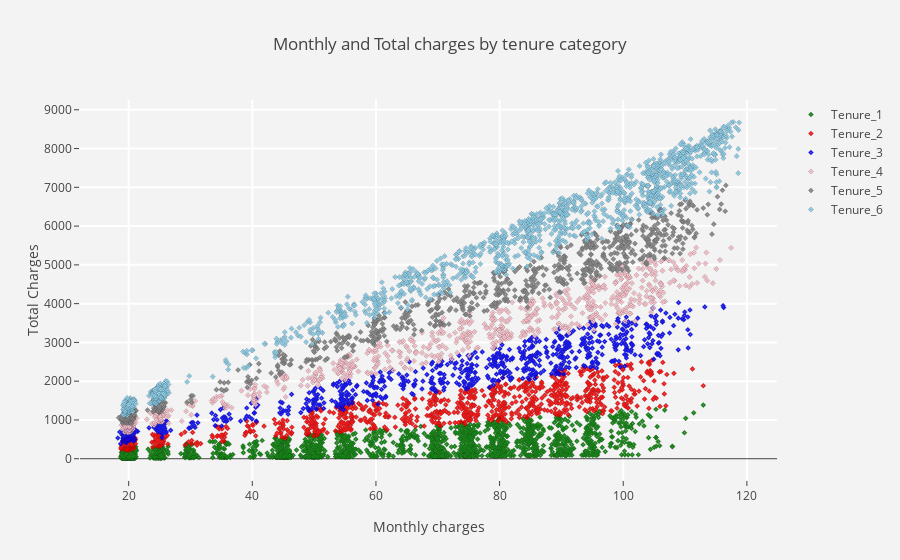
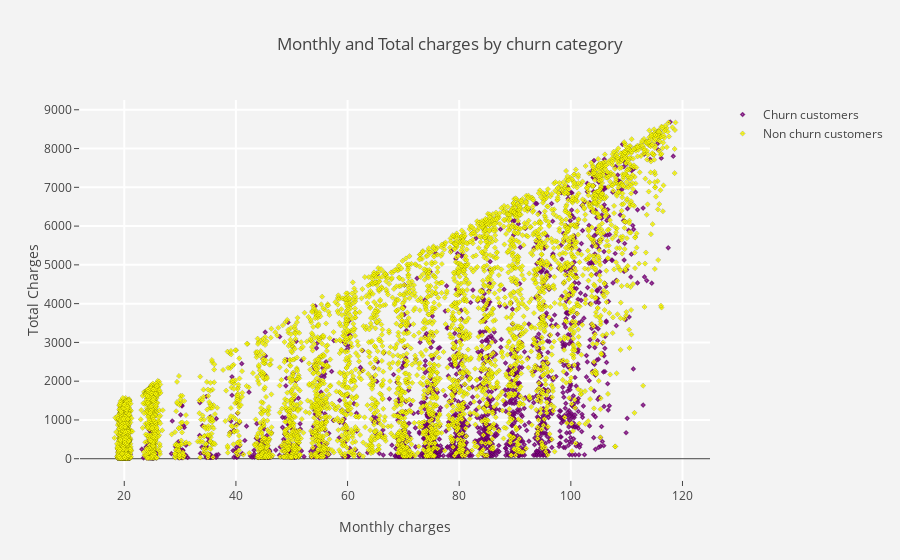

Source (notebook cell) for these figures, in order:
### Markdown cell above
### 3.4 Monthly charges and Total charges by Tenure and Churn category

### Code cell
#function for scatter plot of monthly and total charges by tenure category

def plot_tenure_cat(tenure_category, color):
        trace = go.Scatter(x = telecom[telecom['tenure_category']==tenure_category]['MonthlyCharges'],
                           y = telecom[telecom['tenure_category']==tenure_category]['TotalCharges'],
                           name = tenure_category,
                           mode = 'markers',
                           marker = dict( size = 4,
                                          color = color,
                                          line = dict(
                                          width = 0.2,
                                          color = 'black'
                                          ),
                                          symbol = 'diamond-dot'
                                           ),
                           opacity =0.9)
        return trace

#function for scatter plot of Monthly and Total charges by churn category
def plot_churn_cat(churn_data, color, name):
    trace = go.Scatter(x = churn_data['MonthlyCharges'],
                       y = churn_data['TotalCharges'],
                       name = name,
                       mode = 'markers',
                       marker = dict(size = 4,
                                      color = color,
                                      line = dict(
                                      width = 0.2,
                                      color = 'black'
                                       ),
                                      symbol = 'diamond-dot',
                                      opacity=0.9
                                     )
                      )
    return trace
    
trace1 = plot_tenure_cat("Tenure_1", 'green')
trace2 = plot_tenure_cat("Tenure_2", 'red')
trace3 = plot_tenure_cat("Tenure_3", 'blue')
trace4 = plot_tenure_cat("Tenure_4", 'pink')
trace5 = plot_tenure_cat("Tenure_5", 'grey')
trace6 = plot_tenure_cat("Tenure_6", 'skyblue')

trace7 = plot_churn_cat(churn,'purple',"Churn customers")
trace8 = plot_churn_cat(not_churn,'yellow',"Non churn customers")


data1 = [trace1,trace2,trace3,trace4,trace5,trace6]
data2 = [trace7, trace8]

def plot_layout(title):
    layout = go.Layout(dict(title=title,
                           plot_bgcolor="rgb(243,243,243)",
                           paper_bgcolor="rgb(243,243,243)",
                           xaxis = dict(gridcolor = 'rgb(255, 255, 255)',
                                         title = "Monthly charges",
                                         zerolinewidth=1,ticklen=5,gridwidth=2),
                           yaxis = dict(gridcolor = 'rgb(255, 255, 255)',
                                         title = "Total Charges",
                                         zerolinewidth=1,ticklen=5,gridwidth=2),
                           ))
    return layout

layout1 = plot_layout("Monthly and Total charges by tenure category")
layout2 = plot_layout("Monthly and Total charges by churn category")

fig1 = go.Figure(data = data1, layout = layout1)
fig2 = go.Figure(data = data2, layout = layout2)

py.iplot(fig1)
py.iplot(fig2)

### Figure 1 — Plotly figure (JSON) as saved in the notebook; plotly's stock layout.template omitted (floating-point values rounded to 4 significant figures; data arrays with more than 128 entries replaced by an {"elided": "..."} marker saying what was removed)
{"data": [{"marker": {"color": "green", "line": {"color": "black", "width": 0.2}, "size": 4, "symbol": "diamond-dot"}, "mode": "markers", "name": "Tenure_1", "opacity": 0.9, "type": "scatter", "uid": "70a172a8-250b-4dcc-9bfc-556d7f4d26ad", "x": {"elided": "2175 float values"}, "y": {"elided": "2175 float values"}}, {"marker": {"color": "red", "line": {"color": "black", "width": 0.2}, "size": 4, "symbol": "diamond-dot"}, "mode": "markers", "name": "Tenure_2", "opacity": 0.9, "type": "scatter", "uid": "4bf4402a-178e-4e27-9a4a-fce67075bd52", "x": {"elided": "1024 float values"}, "y": {"elided": "1024 float values"}}, {"marker": {"color": "blue", "line": {"color": "black", "width": 0.2}, "size": 4, "symbol": "diamond-dot"}, "mode": "markers", "name": "Tenure_3", "opacity": 0.9, "type": "scatter", "uid": "a1815e51-ba5f-4eb0-b01a-a31085766889", "x": {"elided": "832 float values"}, "y": {"elided": "832 float values"}}, {"marker": {"color": "pink", "line": {"color": "black", "width": 0.2}, "size": 4, "symbol": "diamond-dot"}, "mode": "markers", "name": "Tenure_4", "opacity": 0.9, "type": "scatter", "uid": "4288e072-5923-47ed-9edc-83e0dd5bbf53", "x": {"elided": "762 float values"}, "y": {"elided": "762 float values"}}, {"marker": {"color": "grey", "line": {"color": "black", "width": 0.2}, "size": 4, "symbol": "diamond-dot"}, "mode": "markers", "name": "Tenure_5", "opacity": 0.9, "type": "scatter", "uid": "a2b7a7c6-8942-4932-b781-b6ade434568c", "x": {"elided": "832 float values"}, "y": {"elided": "832 float values"}}, {"marker": {"color": "skyblue", "line": {"color": "black", "width": 0.2}, "size": 4, "symbol": "diamond-dot"}, "mode": "markers", "name": "Tenure_6", "opacity": 0.9, "type": "scatter", "uid": "4b780511-c113-4214-93ed-b311c58e038a", "x": {"elided": "1407 float values"}, "y": {"elided": "1407 float values"}}], "layout": {"paper_bgcolor": "rgb(243,243,243)", "plot_bgcolor": "rgb(243,243,243)", "title": {"text": "Monthly and Total charges by tenure category"}, "xaxis": {"gridcolor": "rgb(255, 255, 255)", "gridwidth": 2, "ticklen": 5, "title": {"text": "Monthly charges"}, "zerolinewidth": 1}, "yaxis": {"gridcolor": "rgb(255, 255, 255)", "gridwidth": 2, "ticklen": 5, "title": {"text": "Total Charges"}, "zerolinewidth": 1}}}

### Figure 2 — Plotly figure (JSON) as saved in the notebook; plotly's stock layout.template omitted (floating-point values rounded to 4 significant figures; data arrays with more than 128 entries replaced by an {"elided": "..."} marker saying what was removed)
{"data": [{"marker": {"color": "purple", "line": {"color": "black", "width": 0.2}, "opacity": 0.9, "size": 4, "symbol": "diamond-dot"}, "mode": "markers", "name": "Churn customers", "type": "scatter", "uid": "6ec63c87-551d-42d4-9cf1-ed374e2025c2", "x": {"elided": "1869 float values"}, "y": {"elided": "1869 float values"}}, {"marker": {"color": "yellow", "line": {"color": "black", "width": 0.2}, "opacity": 0.9, "size": 4, "symbol": "diamond-dot"}, "mode": "markers", "name": "Non churn customers", "type": "scatter", "uid": "34eaa108-23a6-49fb-9f72-09b967d69f47", "x": {"elided": "5163 float values"}, "y": {"elided": "5163 float values"}}], "layout": {"paper_bgcolor": "rgb(243,243,243)", "plot_bgcolor": "rgb(243,243,243)", "title": {"text": "Monthly and Total charges by churn category"}, "xaxis": {"gridcolor": "rgb(255, 255, 255)", "gridwidth": 2, "ticklen": 5, "title": {"text": "Monthly charges"}, "zerolinewidth": 1}, "yaxis": {"gridcolor": "rgb(255, 255, 255)", "gridwidth": 2, "ticklen": 5, "title": {"text": "Total Charges"}, "zerolinewidth": 1}}}
